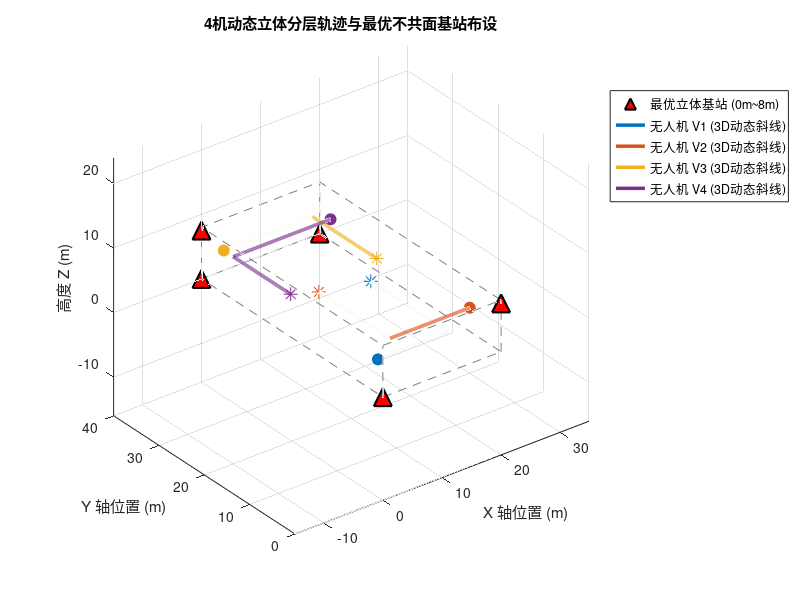

MATLAB code for this plot:
% =========================================================================
% generate_data_3D.m (CMLKF 几何最优化版)
% 3D多车(无人机行为) UWB/IMU 协同定位仿真数据生成脚本
% 空间范围：20m x 40m x 8m (高度严格控制在 2m ~ 7m)
% 优化重点：重构基站最大立体非对称拓扑，以及无人机群多高度层动态斜线协同轨迹
% =========================================================================
clc; clear; close all;

%% 1. 全局参数设置与保存路径
F_imu = 10;                % 想要生成的 IMU 频率 (Hz)，例如 100 或 10
F_uwb = 1;                 % 想要生成的 UWB 频率 (Hz)，例如 10 或 1

dt_imu = 1 / F_imu;        % 自动计算 IMU 采样步长
dt_uwb = 1 / F_uwb;        % 自动计算 UWB 采样步长

uwb_downsample_factor = round(dt_uwb / dt_imu); 
if mod(dt_uwb, dt_imu) ~= 0
    error('警告：UWB 采样周期必须是 IMU 采样周期的整数倍！');
end

t_end = 300;                % 运行时间 300秒
N_steps = round(t_end / dt_imu) + 1; % 30001 个采样点
Vehicle_num = 4;            % 车辆数量
Anchor_num = 5;             % 基站数量

% 基站高度在 0~8m 范围内实现非对称立体最大化错落

% 18个最优立体基站总表（严格按照你原代码的递增拓扑顺序排列）
all_anchors_pool = [
     0,  0, 0;      % 1  (4基站基础)
    20,  0, 7.5;    % 2
    20, 40, 0;      % 3
     0, 40, 7.5;    % 4
     0, 40, 0;      % 5  (5基站新增)
    20,  0, 7.5;    % 6  (6基站新增)
    20, 40, 7.5;    % 7  (7基站新增)
    20,  0, 0;      % 8  (8基站新增)
     0, 20, 0;      % 9  (9基站新增)
    20, 20, 0;      % 10 (10基站新增)
     0, 20, 7.5;    % 11 (11基站新增)
    20, 20, 7.5;    % 12 (12基站新增)
    20, 30, 7.5;    % 13 (13基站新增)
     0, 10, 0;      % 14 (14基站新增)
    20, 30, 0;      % 15 (15基站新增)
     0, 30, 7.5;    % 16 (16基站新增)
     0, 30, 0;      % 17 (17基站新增)
    20, 33, 0;      % 18 (18基站新增)
    10, 0, 7.5;     % 19 (19基站新增)
    10, 0, 0;       % 20 (20基站新增)
];

if Anchor_num > size(all_anchors_pool, 1) || Anchor_num < 4
    error('输入的 Anchor_num 超出预设范围，请检查！');
end
anchors = all_anchors_pool(1:Anchor_num, :);

% 保存路径
save_dir = 'E:\SE3_MLKF\Data\Low_freq'; 
trajectories_mat_name = sprintf('Trj_data_Veh%d_Anc%d_3D_low.mat', Vehicle_num, Anchor_num);
   
% 噪声参数
IMU_noise_params.sigma_na = 0.03;      
IMU_noise_params.sigma_nw = 0.003;     
IMU_noise_params.sigma_ba = 0.001;     
IMU_noise_params.sigma_bw = 0.0001;    
UWB_noise_params.sigma_anc = 0.3;     
UWB_noise_params.sigma_rel = 0.3;  

%% 2. 独立车辆动力学规划 (3秒平滑原地转弯 + 持续三维斜线飞行)
% 初始状态规划：[X, Y, Z, 初始速率, 初始航向角]
% 高度均限制在 2m ~ 7m 范围内，各自占据不同的起始高度层
init_configs = [
    3,   5,  2.5,  0.10,  0;      % V1: 低空层(2.5m)， 偏南，朝东，后续北转
   17,   3,  6.5,  0.10,  pi;     % V2: 高空层(6.5m)， 偏南，朝西，后续北转
    3,  39,  3.8,  0.10,  0;      % V3: 中低层(3.8m)， 偏北，朝东，后续南转
   18,  35,  5.2,  0.10,  pi;     % V4: 中高层(5.2m)， 偏北，朝西，后续南转
];

trajectories = struct();
for n = 1:Vehicle_num
    v_name = sprintf('V%d', n);
    cfg = init_configs(n, :);
    
    P_true = zeros(N_steps, 3);
    V_true = zeros(N_steps, 3);
    A_true = zeros(N_steps, 3);
    Theta_true = zeros(N_steps, 1);
    
    % 初始条件
    P_true(1, :) = cfg(1:3);
    v_mag = cfg(4);
    th_curr = cfg(5);
    V_true(1, :) = [v_mag * cos(th_curr), v_mag * sin(th_curr), 0];
    Theta_true(1) = th_curr;
    
    % 计算转弯过渡段的时间窗
    t_turn_start = 120 + (n-1)*15; % 错开转弯时间：V1:120s, V2:135s, V3:150s, V4:165s
    t_turn_end = t_turn_start + 3;
    
    for k = 2:N_steps
        t = (k-1) * dt_imu;
        a_curr = [0; 0; 0]; % 默认 Z 轴加速度全程为 0
        th_curr = Theta_true(k-1);
        
        switch n
            case 1  % V1: 高度恒定 2.5m。东行巡航 -> 120s时原地左转 -> 向北巡航
                if t < t_turn_start
                    th_curr = 0; a_curr = [0; 0; 0];
                elseif t >= t_turn_start && t <= t_turn_end
                    a_curr = [0; 0; 0]; V_true(k-1, 1:2) = 0; % 原地转弯，水平速度置零
                    th_curr = 0 + (pi/2)/3 * (t - t_turn_start); % 3秒平滑左转90度(朝北)
                elseif t > t_turn_end && t <= t_turn_end + 10
                    th_curr = pi/2; a_curr = [0; 0.01; 0]; % 转弯后水平加速 10s 恢复航速
                else
                    th_curr = pi/2; a_curr = [0; 0; 0];    % 匀速北行
                end
                
            case 2  % V2: 高度恒定 6.5m。西行巡航 -> 135s时原地右转 -> 向北巡航
                if t < t_turn_start
                    th_curr = pi; a_curr = [0; 0; 0];
                elseif t >= t_turn_start && t <= t_turn_end
                    a_curr = [0; 0; 0]; V_true(k-1, 1:2) = 0;
                    th_curr = pi - (pi/2)/3 * (t - t_turn_start); % 3秒平滑右转90度(朝北)
                elseif t > t_turn_end && t <= t_turn_end + 10
                    th_curr = pi/2; a_curr = [0; 0.01; 0]; % 转弯后水平加速 10s
                else
                    th_curr = pi/2; a_curr = [0; 0; 0];
                end
                
            case 3  % V3: 高度恒定 3.8m。东行巡航 -> 150s时原地右转 -> 向南巡航
                if t < t_turn_start
                    th_curr = 0; a_curr = [0; 0; 0];
                elseif t >= t_turn_start && t <= t_turn_end
                    a_curr = [0; 0; 0]; V_true(k-1, 1:2) = 0;
                    th_curr = 0 - (pi/2)/3 * (t - t_turn_start); % 3秒平滑右转90度(朝南)
                elseif t > t_turn_end && t <= t_turn_end + 10
                    th_curr = -pi/2; a_curr = [0; -0.01; 0]; % 转弯后水平加速 10s
                else
                    th_curr = -pi/2; a_curr = [0; 0; 0];
                end
                
            case 4  % V4: 高度恒定 5.2m。西行巡航 -> 165s时原地左转 -> 向南巡航
                if t < t_turn_start
                    th_curr = pi; a_curr = [0; 0; 0];
                elseif t >= t_turn_start && t <= t_turn_end
                    a_curr = [0; 0; 0]; V_true(k-1, 1:2) = 0;
                    th_curr = pi + (pi/2)/3 * (t - t_turn_start); % 3秒平滑左转90度(朝南)
                elseif t > t_turn_end && t <= t_turn_end + 10
                    th_curr = 3*pi/2; a_curr = [0; -0.01; 0]; % 转弯后水平加速 10s
                else
                    th_curr = 3*pi/2; a_curr = [0; 0; 0];
                end
        end
        
        % 严格物理积分更新
        A_true(k-1, :) = a_curr';
        V_true(k, :)   = V_true(k-1, :) + A_true(k-1, :) * dt_imu;
        P_true(k, :)   = P_true(k-1, :) + V_true(k-1, :) * dt_imu + 0.5 * A_true(k-1, :) * dt_imu^2;
        Theta_true(k)  = th_curr;
    end
    A_true(end, :) = [0, 0, 0];



    % 保存真值分量
    trajectories.(v_name).Time_true = (0:dt_imu:t_end)';
    trajectories.(v_name).X_true = P_true(:, 1);
    trajectories.(v_name).Y_true = P_true(:, 2);
    trajectories.(v_name).Z_true = P_true(:, 3);
    trajectories.(v_name).Vx_true = V_true(:, 1);
    trajectories.(v_name).Vy_true = V_true(:, 2);
    trajectories.(v_name).Vz_true = V_true(:, 3);
    trajectories.(v_name).Theta_true = Theta_true;
    
    % 旋转矩阵序列 R_true
    R_true = zeros(3, 3, N_steps);
    for k = 1:N_steps
        th = Theta_true(k);
        R_true(:, :, k) = [
            cos(th), -sin(th), 0;
            sin(th),  cos(th), 0;
            0,        0,       1
        ];
    end
    trajectories.(v_name).R_true = R_true;
end

%% 3. 生成含有零偏与白噪声的 100Hz 3D IMU 测量信号
for n = 1:Vehicle_num
    v_name = sprintf('V%d', n);
    veh = trajectories.(v_name);
    
    % 计算理想 3D 角速度
    theta_unwrapped = unwrap(veh.Theta_true);
    wz_true = gradient(theta_unwrapped, dt_imu);
    omega_body_ideal = [zeros(N_steps, 2), wz_true];
    
    % 计算理想特定力：f = R^T * (a - g)
    a_body_ideal = zeros(N_steps, 3);
    g_vec = [0; 0; -9.81];
    for k = 1:N_steps
        R_k = veh.R_true(:, :, k);
        a_world = [A_true(k, 1); A_true(k, 2); A_true(k, 3)];
        a_body_ideal(k, :) = (R_k' * (a_world - g_vec))';
    end
    
    % 模拟高保真零偏游走
    ba_init = (rand(1, 3) - 0.5) * 0.1;    
    bw_init = (rand(1, 3) - 0.5) * 0.01;
    b_a = ba_init + cumsum(randn(N_steps, 3) * IMU_noise_params.sigma_ba * sqrt(dt_imu), 1);
    b_w = bw_init + cumsum(randn(N_steps, 3) * IMU_noise_params.sigma_bw * sqrt(dt_imu), 1);
    
    % 叠加噪声
    acc_noise = randn(N_steps, 3) * IMU_noise_params.sigma_na;
    gyro_noise = randn(N_steps, 3) * IMU_noise_params.sigma_nw;
    
    acc_m = a_body_ideal + b_a + acc_noise;
    gyro_m = omega_body_ideal + b_w + gyro_noise;
    
    % 保存 IMU 数据
    trajectories.(v_name).IMU_Time = veh.Time_true;
    trajectories.(v_name).IMU_acc_m = acc_m;
    trajectories.(v_name).IMU_gyro_m = gyro_m;
    trajectories.(v_name).IMU_bias_a_true = b_a;
    trajectories.(v_name).IMU_bias_w_true = b_w;
end

%% 4. 生成 10Hz 同步 UWB 测距信号
idx_uwb = 1:uwb_downsample_factor:N_steps;
t_uwb = trajectories.V1.Time_true(idx_uwb);
N_uwb = length(t_uwb);
pos_true_uwb = zeros(N_uwb, 3, Vehicle_num);
for n = 1:Vehicle_num
    v_name = sprintf('V%d', n);
    pos_true_uwb(:, 1, n) = trajectories.(v_name).X_true(idx_uwb);
    pos_true_uwb(:, 2, n) = trajectories.(v_name).Y_true(idx_uwb);
    pos_true_uwb(:, 3, n) = trajectories.(v_name).Z_true(idx_uwb);
end
for n = 1:Vehicle_num
    v_name = sprintf('V%d', n);
    
    % A. UWB 基站 3D 测距
    UWB_Anchor = zeros(N_uwb, 1 + Anchor_num);
    UWB_Anchor(:, 1) = t_uwb;
    for a_idx = 1:Anchor_num
        dx = pos_true_uwb(:, 1, n) - anchors(a_idx, 1);
        dy = pos_true_uwb(:, 2, n) - anchors(a_idx, 2);
        dz = pos_true_uwb(:, 3, n) - anchors(a_idx, 3);
        dist_true = sqrt(dx.^2 + dy.^2 + dz.^2);
        
        UWB_Anchor(:, 1 + a_idx) = dist_true + randn(N_uwb, 1) * UWB_noise_params.sigma_anc;
    end
    trajectories.(v_name).UWB_Anchor = UWB_Anchor;
    
    % B. UWB 3D 车间相对测距
    UWB_Relative = zeros(N_uwb, 1 + Vehicle_num);
    UWB_Relative(:, 1) = t_uwb;
    for j = 1:Vehicle_num
        if n == j
            UWB_Relative(:, 1 + j) = NaN;
        else
            dx = pos_true_uwb(:, 1, n) - pos_true_uwb(:, 1, j);
            dy = pos_true_uwb(:, 2, n) - pos_true_uwb(:, 2, j);
            dz = pos_true_uwb(:, 3, n) - pos_true_uwb(:, 3, j);
            dist_true = sqrt(dx.^2 + dy.^2 + dz.^2);
            
            UWB_Relative(:, 1 + j) = dist_true + randn(N_uwb, 1) * UWB_noise_params.sigma_rel;
        end
    end
    trajectories.(v_name).UWB_Relative = UWB_Relative;
end

%% 5. 轨迹可视化 (三维立体作图以确认高度不共面)
figure('Name', 'Multi-Agent 最优 3D 协同定位拓扑轨迹', 'Position', [100, 100, 850, 650]);
hold on; grid on; axis equal;
xlabel('X 轴位置 (m)'); ylabel('Y 轴位置 (m)'); zlabel('高度 Z (m)');
title('4机动态立体分层轨迹与最优不共面基站布设');

% 绘制边界立体框
line([0, 20, 20, 0, 0], [0, 0, 40, 40, 0], [0, 0, 0, 0, 0], 'Color', [0.5,0.5,0.5], 'LineStyle', '--');
line([0, 20, 20, 0, 0], [0, 0, 40, 40, 0], [8, 8, 8, 8, 8], 'Color', [0.5,0.5,0.5], 'LineStyle', '--');
for corner = [0, 20]
    for side = [0, 40]
        line([corner, corner], [side, side], [0, 8], 'Color', [0.5,0.5,0.5], 'LineStyle', '--');
    end
end

% 绘制最优不共面基站
h_anchor = plot3(anchors(:,1), anchors(:,2), anchors(:,3), '^', 'MarkerSize', 13, ...
    'MarkerFaceColor', 'r', 'MarkerEdgeColor', 'k', 'LineWidth', 1.5, 'DisplayName', '最优立体基站 (0m~8m)');

colors = lines(Vehicle_num);
h_traj = zeros(1, Vehicle_num);
for n = 1:Vehicle_num
    v_data = trajectories.(sprintf('V%d', n));
    h_traj(n) = plot3(v_data.X_true, v_data.Y_true, v_data.Z_true, 'Color', colors(n,:), 'LineWidth', 2.5, ...
        'DisplayName', sprintf('无人机 V%d (3D动态斜线)', n));
    
    % 标记起始点和终点
    plot3(v_data.X_true(1), v_data.Y_true(1), v_data.Z_true(1), 'o', 'MarkerSize', 8, 'MarkerFaceColor', colors(n,:), 'Color', colors(n,:));
    plot3(v_data.X_true(end), v_data.Y_true(end), v_data.Z_true(end), '*', 'MarkerSize', 10, 'Color', colors(n,:));
end
view(3); 
legend([h_anchor, h_traj], 'Location', 'northeastoutside');
hold off;

%% 6. 数据保存
if ~exist(save_dir, 'dir')
    mkdir(save_dir);
end
save_path = fullfile(save_dir, trajectories_mat_name);
save(save_path, 'trajectories', 'anchors', 'IMU_noise_params', 'UWB_noise_params', 'Vehicle_num', 'Anchor_num');
fprintf('CMLKF 优化版 3D 仿真数据生成成功，已保存至：%s\n', save_path);
